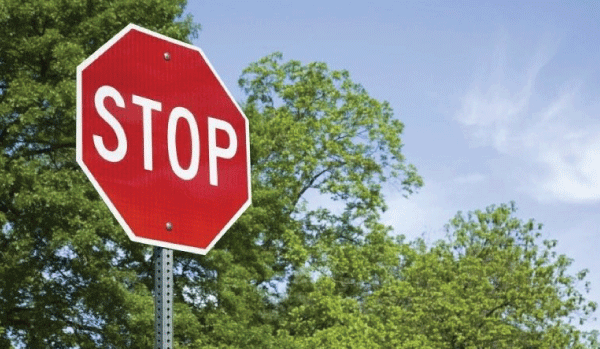
#> input picture OpenCV Projects/Detector/a.png, 600 x 349 px
$ python main.py
#> lines starting #> are read from the running program, lines starting #| are printed output that depends on the picture
from matplotlib import pyplot as plt
import cv2

img = cv2.imread("a.png")
#> img is the input picture: shape (349, 600, 3); mean B, G, R 124.6, 134.4, 136
img_gray = cv2.cvtColor(img, cv2.COLOR_BGR2GRAY)
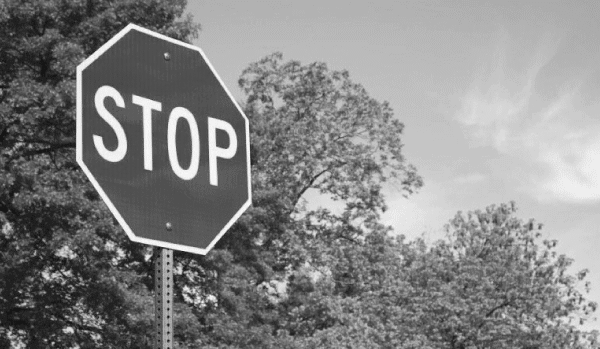
#> img_gray: shape (349, 600); min 21, max 248, mean 133.7
img_rbg = cv2.cvtColor(img, cv2.COLOR_BGR2RGB)

#> (the run stopped early here; a loop or call above may not have finished)
